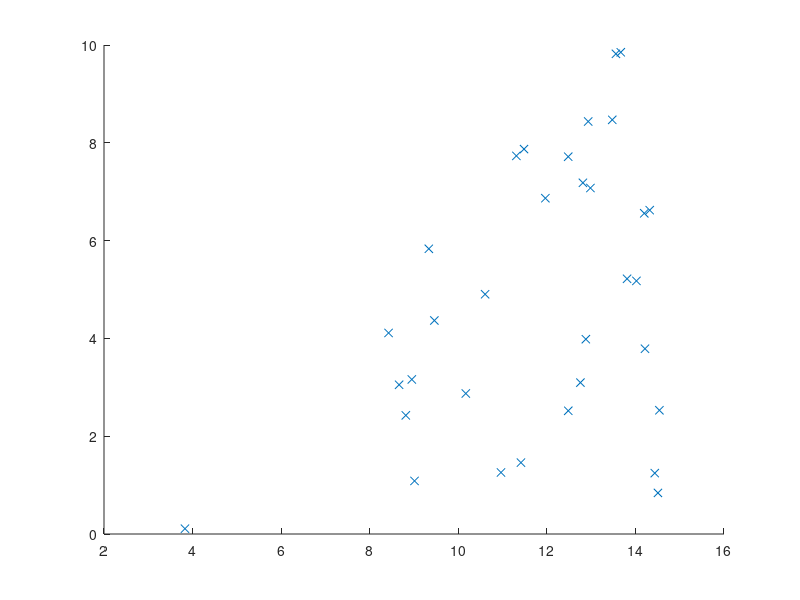

Source code (MATLAB): (Note: this script raises an error after producing the figure.)
function twoClassesClassificationSkeleton
    close all;
    %D = 2, dimensionality of the input (temp and humidity)
    maxValX1 = 15;
    maxValX2 = 15;
    %two features, generated randomly
    x1 = maxValX1 * rand(100, 1);
    x2 = maxValX2 * rand(100, 1);
    X = [x1 x2]; %X(1,:) = x_1, ... etc
    % one sample per row
    c1 = 1;
    c2 = 1;
    t_i = 1;
    for i  = 1 : size(X, 1)
        Y(i, 1) = realDiscriminant(X(i, :)); 
        %If the distance from the real discriminant function is more than
        %5, is taken as a valid sample
        %5 y 2 son las distancias entre muestras
        if(abs(Y(i, 1))>5)
            %a sample per row, of dimension D = 2
            %with dummy input
            Xd(t_i, :) = [1 X(i, :)];
            %the output of the discriminant surface with the sample as an
            %input its positive, then belongs to Class 1
            if(Y(i, 1)>0)            
                C1(c1, :) =  X(i, :);
                c1 = c1 + 1;
                T(t_i) = 0;
                t_i = t_i + 1;
            else           
                C2(c2, :) = X(i, :);
                c2 = c2 + 1;  
                T(t_i) = 1;
                t_i = t_i + 1;
            end
            
            
        end
    end
    %T is a column vector
    T = T';
    %plots the training samples
    figure; scatter(C1(:,1), C1(:, 2), 'x');
    hold on;
    scatter(C2(:,1), C2(:, 2), 'O');
    %Calculates the least squares weight array
    W = getW_leastSquares(Xd, T);
    %test 1
    for i = 1:size(C1, 1)
        yResC1(i) = getY(W, [1 C1(i, :)]);
    end
    
    for i = 1:size(C2, 1)
        yResC2(i) = getY(W, [1 C2(i, :)]);
    end
    %prueba con fisher
    C1n = [ones(size(C1, 1), 1) C1];
    C2n = [ones(size(C2, 1), 1) C2];
    l2 = (-W(1)-W(2)*Xd(:,2)/W(3));
    plot(Xd(:,2), l2);
    hold on;
    %fisher evaluation
    Wfish = fisherDA(C1n, C2n);
    for i = 1:size(C1, 1)
        yResC1Fish(i) = getYFish(Wfish', C1n(i, :)');
    end
    for i = 1:size(C2, 1)
        yResC2Fish(i) = getYFish(Wfish', C2n(i, :)');
    end
    
    figure; 
    scatter(yResC1Fish, yResC1Fish, 'x');
    hold on;
    scatter(yResC2Fish, yResC2Fish, 'yellow');
    
    y = -Wfish(1);
    scatter(y, y, 'p','filled', 'magenta');
    hold on;
    
    figure;
    histogram(yResC1Fish);
    hold on;
    histogram(yResC2Fish);
    
    %prueba con perceptron
    %perceptron needs T to be -1 or 1, not 0 or 1, needs to be corrected
    numIter = 1000;
    Wperc = perceptronTraining(C1n, C2n, numIter);
    for i = 1:size(C1, 1)
        yResC1Perc(i) = perceptronActivationFunc(Wperc, C1n(i, :));
    end
    for i = 1:size(C2, 1)
        yResC2Perc(i) = perceptronActivationFunc(Wperc, C2n(i, :));
    end
    figure; 
    scatter(C1(:,1), C1(:, 2), 'x');
    hold on;
    scatter(C2(:,1), C2(:, 2), 'O');
    hold on;
    plot(Wperc);
end

%Implements the perceptron training algorithm
function W = perceptronTraining(C1n, C2n, numIter)
    C = [C1n; C2n];
    wi = rand(1,2);
    wi = [1 wi];
    [maxiC1, ~] = size(C1n);
    [maxiC2, ~] = size(C2n);
    tC1 = ones(1, maxiC1);
    tC2 = -1 * ones(1, maxiC2);
    t = [tC1 tC2];
    maxi = maxiC1 + maxiC2;
    for iter = 1:numIter
        red = zeros(1,maxi);
        for i = 1:maxi
            red(i) = wi * C(i,:)';
        end
        criterioPercep = red.*t;
        U = [];
        for i = 1:maxi
            criterio = criterioPercep(i);
            if criterio <= 0
                U = [U; C(i,:)*t(i)];
            end
        end
        error = sum(U);
        wi = wi + error;
    end
    W = wi;
end
%activation function of the perceptron algorithm
function f = perceptronActivationFunc(W, x)
    red = W * x';
    if red >= 0
        f = 1;
    else
        f = -1; 
    end     
end

%C1 and C2 tagged data
%Implements the Fisher discriminant analysis
function w = fisherDA(C1, C2)
    [ic1,jc1] = size(C1);
    [ic2,jc2] = size(C2);
    MiuC1 = sum(C1)./ic1;
    MiuC2 = sum(C2)./ic2;
    Distancia = (MiuC1-MiuC2);
    SB = Distancia*Distancia';
    S1 = restaMat(MiuC1, C1);
    S1T = S1';
    S1M = [];
    for i = 1:ic1
        S1M = [S1M S1(i,:)*S1T(:,i)];
    end
    S1F = sum(S1M);
    S2 = restaMat(MiuC2, C2);
    S2T = S2';
    S2M=[];
    for i = 1:ic2
        S2M = [S2M S2(i,:)*S2T(:,i)];
    end
    S2F = sum(S2M);
    SW = S2F + S1F;
    SWInv = pinv(SW);
    w = SWInv * (MiuC1-MiuC2);
end

function resultado = restaMat(MiuC, C)
    resultado = [C(:,1) - MiuC(1) C(:,2)- MiuC(2) C(:,3)- MiuC(3)];
end

%Projects the given sample using the weight vector W
function y = getYFish(W, x)
 y = W'*x;
end

%Evaluates the min squares classification algorithm
function y = getY(W, x)
    y = W' * x';
 
    %w0 is the threshold used for decision
    if(W(1)<0)
        y = y - W(1)<0 ;
    else
        y = y - W(1)>0 ;
    end
end

%Gets the optimum hiperplane W with least squares
function W = getW_leastSquares(X, T)
    W=pinv(X'*X)*X'*T;
end

%function to approximate
function y = realDiscriminant(x)
    %y = 0 in x(1) = 0.5 and x(2)=0.5
    %w = [2 -2]
    y = 2 * x(1) - 2*x(2) - 2;
end